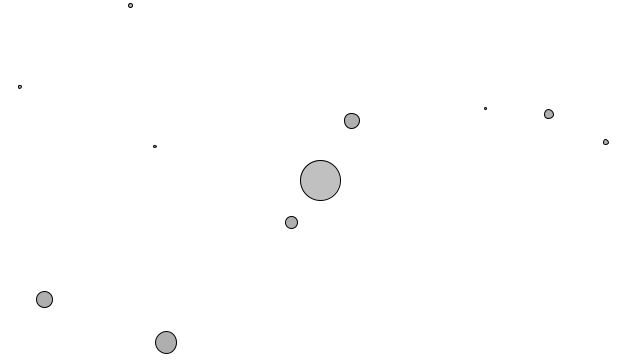
Frame 1 (no input)
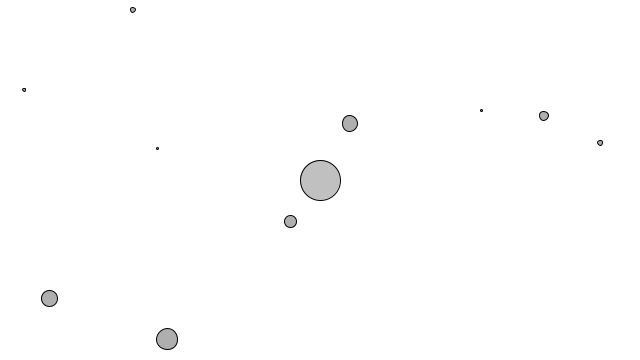
Frame 60 (the mouse pressed at the canvas centre just before this capture)
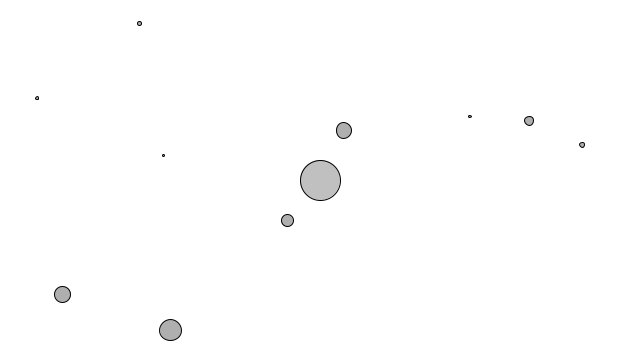
Frame 120 (the mouse held since frame 60 and released just before this capture)

The Processing sketch that drew these frames (run headless with seeded random() and noise(); from frame 60 on, the mouse is pressed at the canvas centre):

// Processing sketch: ex_2_9
// ── ex_2_9.pde
Mover[] movers = new Mover[10];
Attractor a;
Liquid liquid;

void setup() {
    size(640, 360);
    smooth();
    background(255);
    for (int i = 0; i < movers.length; i++) {
        movers[i] = new Mover(random(0.1, 2), random(width), random(height));
    }
    a = new Attractor();


}

void draw() {
    background(255);

    a.display();

    for (int i = 0; i < movers.length; i++) {
        for (int j = 0; j < movers.length; j++) {
            if (i != j) {
                PVector force = movers[j].attract(movers[i]);
                movers[i].applyForce(force);
            }
        }
        movers[i].update();
        movers[i].display();
    }

}

class Mover {
    PVector location;
    PVector velocity;
    PVector acceleration;
    float G = 0.4;
    float mass;

    Mover() {
        mass = random(0.2, 5);
        location = new PVector(random(0, width), random(0, width));
        velocity = new PVector(random(-2,2), random(-2,2));
        acceleration = new PVector(0, 0);
    }

    Mover(float m, float x, float y) {
        mass = m;
        location = new PVector(x, y);
        velocity = new PVector(0, 0);
        acceleration = new PVector(0, 0);
    }

    void update() {
        velocity.add(acceleration);
        location.add(velocity);
        acceleration.mult(0);
    }

    void display() {
        stroke(0);
        fill(175);
        ellipse(location.x, location.y, mass*16, mass*16);
    }

    void checkEdges() {
        if (location.x > width) {
            velocity.x *= -1;
            location.x = width;
        } else if (location.x < 0) {
            velocity.x *= -1;
            location.x = 0;
        }
        if (location.y > height) {
            velocity.y *= -1;
            location.y = height;
        } else if (location.y < 0) {
            velocity.y *= -1;
            location.y = -1;
        }

    }

    void applyForce(PVector force) {
        PVector f = PVector.div(force, mass);
        acceleration.add(f);
    }

    boolean isInside(Liquid l) {
        if (location.x > l.x && location.x < l.x+l.w && location.y > l.y && location.y < l.y+l.h)
        {
            return true;
        }
        return false;
    }

    void drag(Liquid l) {
        float speed = velocity.mag();
        float dragMagnitude = l.c * speed * speed;

        PVector drag = velocity.get();
        drag.mult(-1);
        drag.normalize();

        drag.mult(dragMagnitude);

        applyForce(drag);
    }

    PVector attract(Mover m) {
        PVector force = PVector.sub(location, m.location);
        float distance = force.mag();
        distance = constrain(distance, 5.0, 25.0);
        force.normalize();
        float strength = (G * mass * m.mass) / (distance * distance);
        force.mult(strength);

        return force;
    }
}

class Liquid {
    float x, y, w, h;
    float c;

    Liquid(float x_, float y_, float w_, float h_, float c_) {
        x =  x_;
        y =  y_;
        w = w_;
        h = h_;
        c = c_;
    }

    void display() {
        noStroke();
        fill(175);
        rect(x,y,w,h);
    }
}

class Attractor {
    float mass;
    PVector location;
    float G;

    Attractor() {
        location = new PVector(width/2, height/2);
        mass = 20;
        G = 0.4;
    }

    void display() {
        stroke(0);
        fill(175, 200);
        ellipse(location.x, location.y, mass*2, mass*2);
    }

    PVector attract(Mover m) {
        PVector force = PVector.sub(location, m.location);
        float distance = force.mag();
        distance = constrain(distance, 5.0, 25.0);
        force.normalize();
        float strength = (G * mass * m.mass) / (distance * distance);
        force.mult(strength);

        return force;
    }
    
}
